Frame 1 (no input): blank canvas, image omitted
Frame 60 (the mouse pressed at the canvas centre just before this capture): blank canvas, image omitted
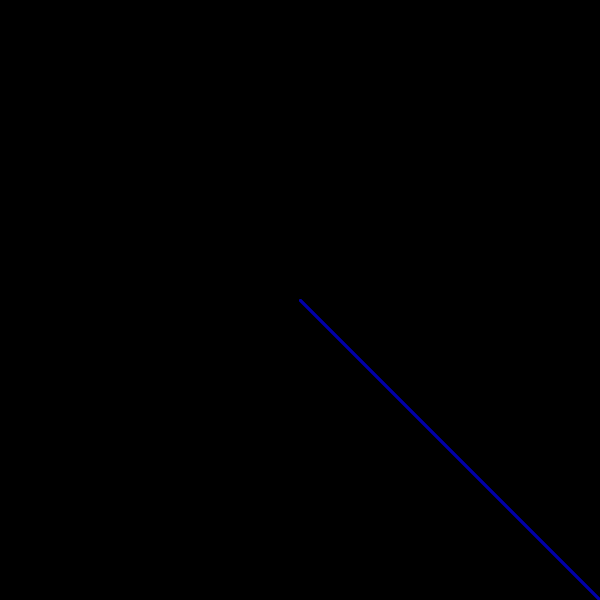
Frame 120 (the mouse held since frame 60 and released just before this capture)

The Processing sketch whose frames 1 and 60 were blank and that drew this single picture after the mouse press (run headless with seeded random() and noise(); from frame 60 on, the mouse is pressed at the canvas centre):

// Processing sketch: processing_20236
// ── processing_20236.pde

//RULES:
//Left and right keys must change the rotation
//Mouse movement must have an effect on size of shapes (x) 
//Mouse movement must change color (y)

float rotation;

void setup(){
  size(600, 600);
  background(0, 0, 0);

}

void draw(){
 translate(width/2, height/2);
 rotate(rotation);
 if (mouseX > 100) {
   strokeWeight (1);
 }
 if (mouseX > 200) {
   strokeWeight (2);
 }
  if (mouseX > 300) {
   strokeWeight (4);
 }
 if (mouseX > 400) {
   strokeWeight (6);
 }
  if (mouseX > 500) {
   strokeWeight (10);
 }
 
  if (mouseY > 0) {
   stroke (random(255), 0, 0);
 }
   if (mouseY > 200) {
   stroke (0, 0, random(255));
 }
  if (mouseY > 400) {
   stroke (0, random(255), 0);
 }
  line (0, 0, 300, 300);



 
}

 void keyPressed() {
  if (key == CODED) {
    if (keyCode == LEFT) {
      rotation = rotation+1;
    } else if (keyCode == RIGHT) {
      rotation = rotation-1;
    } 
  } else {
    rotation = 0;
  }
 }                              
